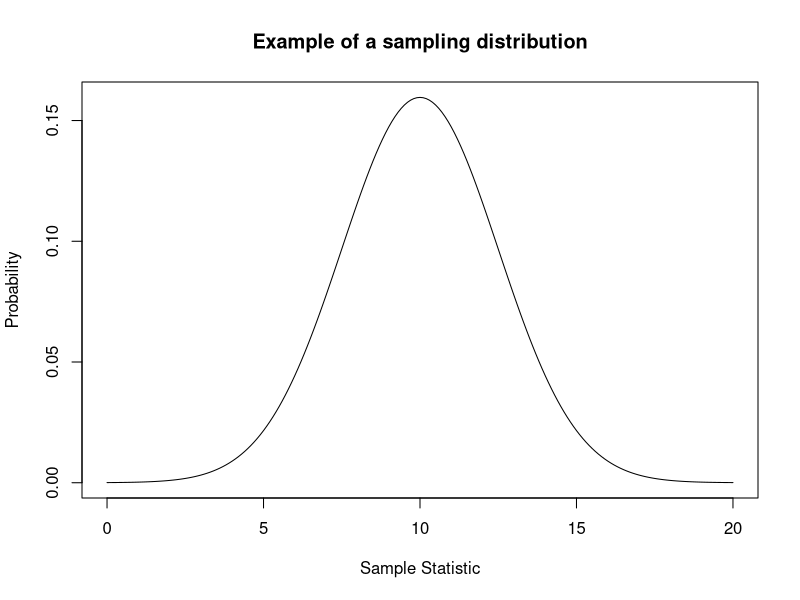
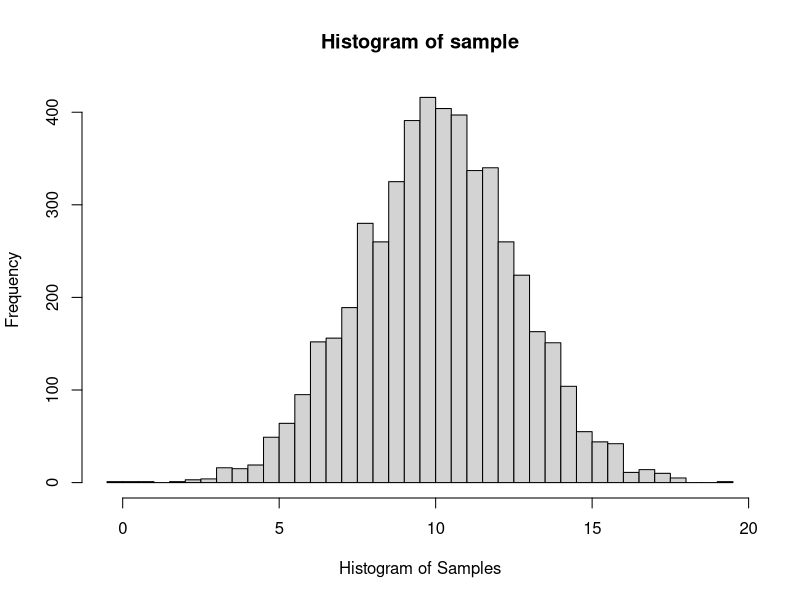
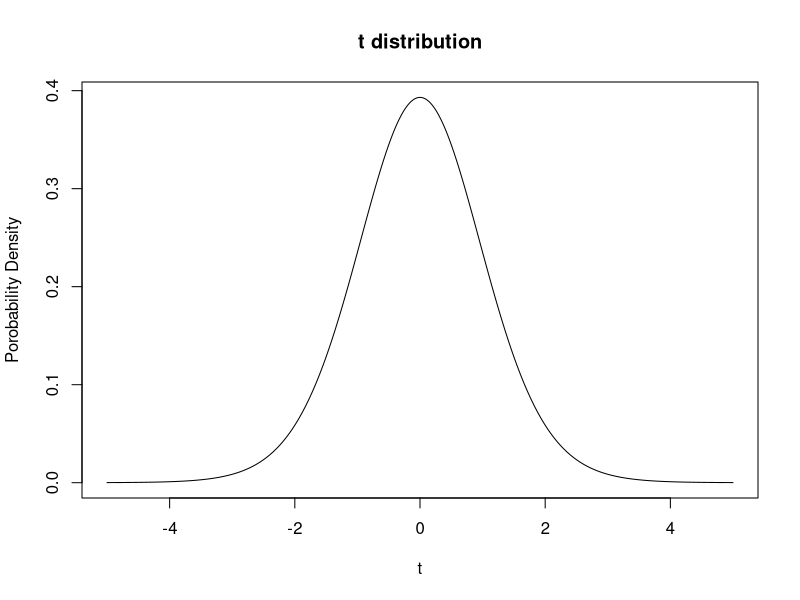
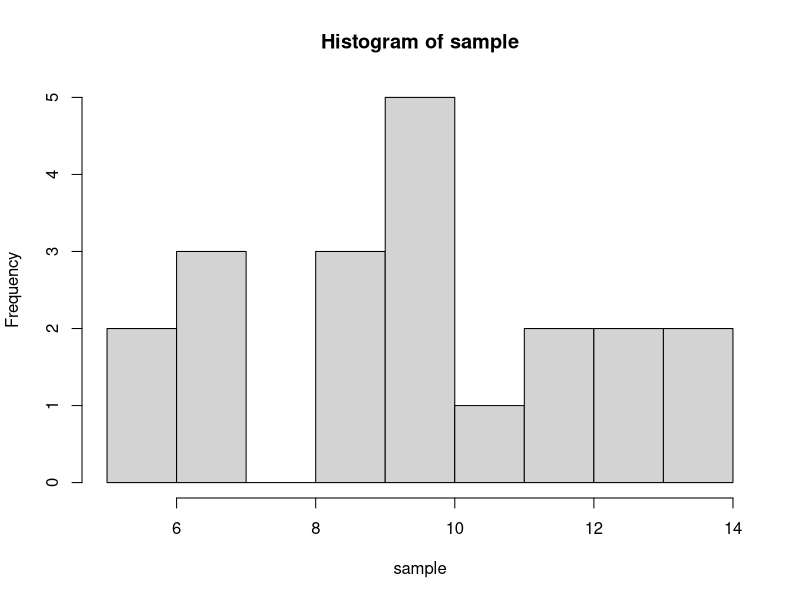
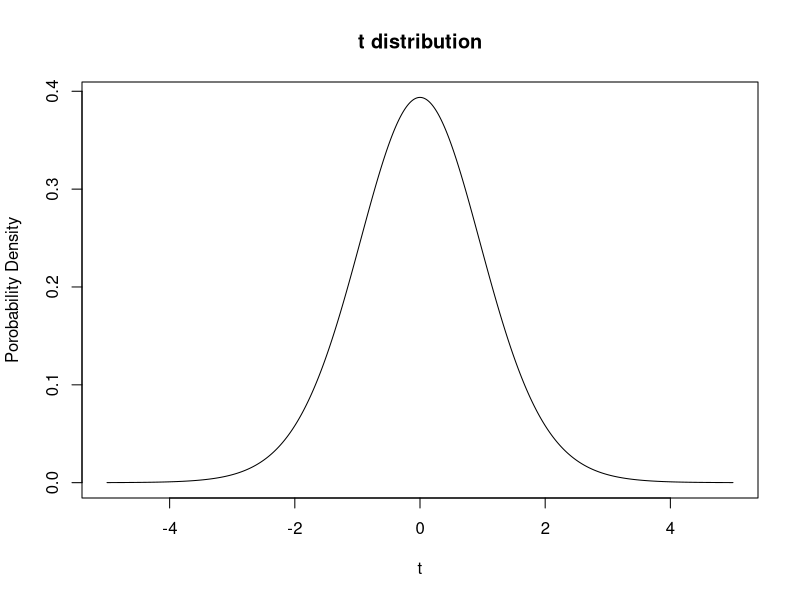
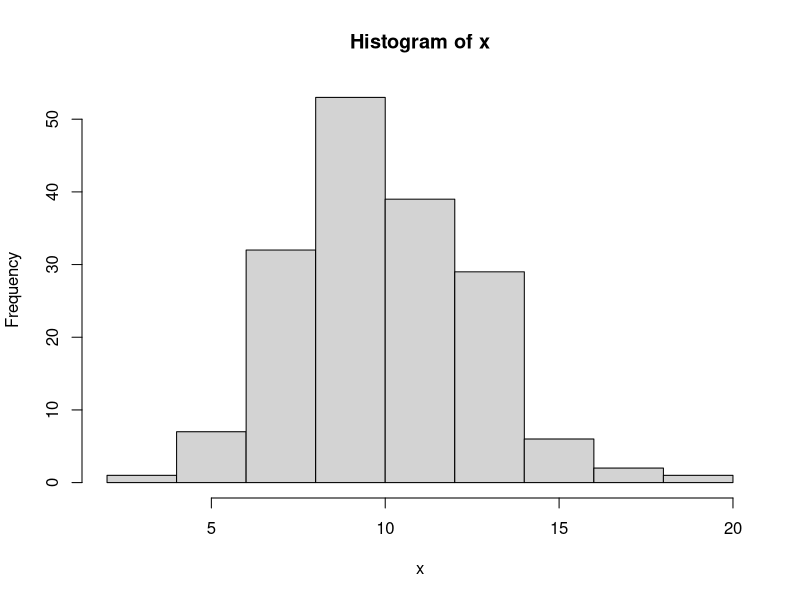
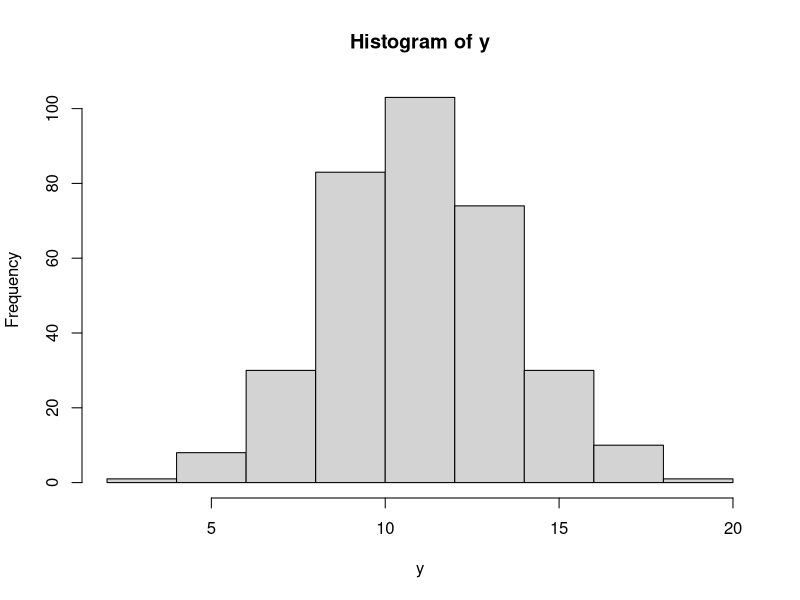
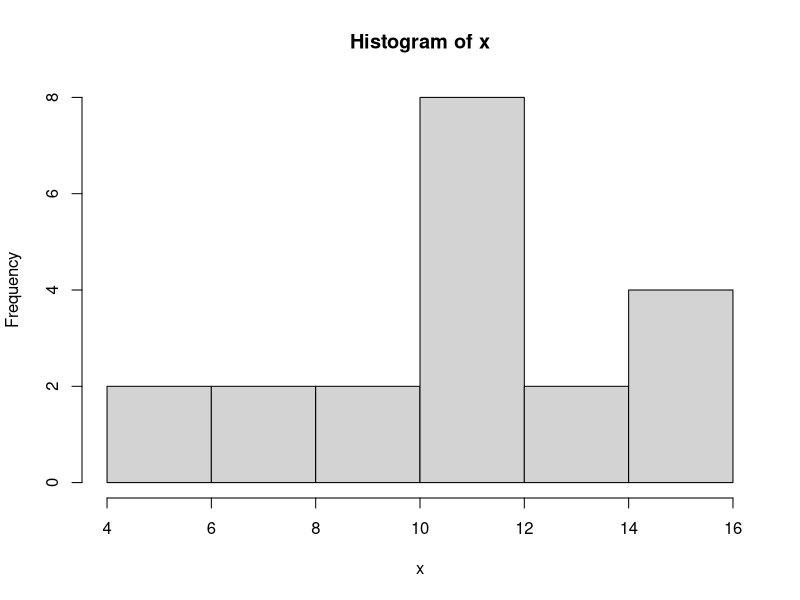

Generate these figures, in order, with R:
## ---- chunk 1
# lets create a super basic normal distribution to represent a sampling distribution.
# the mean of our distribution will be 10 and the standard deviation will be 2.5. 
x <- seq(0, 20, by = .1)
y <- dnorm(x, mean = 10, sd = 2.5)

# now we plot the distribution using plot(). 
plot(x,y,type='l', main="Example of a sampling distribution", ylab='Probability',
     xlab='Sample Statistic')

# Now lets draw a single sample from an identical sampling distribution using the rnorm function
# If you are not familiar with rnorm, try running help(rnorm) and see what comes up. The mean of our 
# sample will be 10 and the standard deviation will be 2.5 Store this sample in
# a variable called sample
help(rnorm)
sample = rnorm(1, mean=10, sd=2.5)
print(x)

#Now lets draw 5000 samples from an idential distribution and see what they look like using the 
#hist() function. Store these samples in a variable called "sample" again. Try help(hist) if stuck.
sample = rnorm(5000, mean=10, sd=2.5)
hist(sample, breaks=30, xlab="Histogram of Samples")
## ---- chunk 2
#What does our t distribution look like?
x=seq(-5,5,by=0.001)
tdistr=dt(x,17)
plot(x,tdistr,type="l",main="t distribution",xlab="t",ylab="Porobability Density") 

# Look at the plot, and then append the code below to your plot to create a rejection region. 
# + polygon(c(x[x>=1.73], max(x), 1.73), c(tdistr[x>=1.73], 0, 0), col="red") #


## ---- chunk 3
# First set the sample size we are going to use when we draw our sample. Let's do a sample size of 20 and
# call the variable n
n=20

# Create a sample to use via the rnorm command. Call this variable "sample".
# Give it a mean of 10 and a standard deviation of 2.5
# plot it in a histogram using hist()
sample=rnorm(n, mean=10, sd=2.5)

hist(sample)

#Quickly remake the t distribution, by copying the code we used last time. 
x=seq(-5,5,by=0.001)
tdistr=dt(x,n-1)
plot(x,tdistr,type="l",main="t distribution",xlab="t",ylab="Porobability Density")

# what's our t value and where is it on the distribution?  What do you predict for the result of
# the test?
obs_t=(mean(sample)-10)/(sd(sample)/sqrt(length(sample)))

# R's t test function is called t.test. run help(t.test) to get a feel for the function 

# do the t.test:
# remember, the mean of our null is 10 and we want to a right one-sdided (greater than) test
t.test(sample,mu=10,alternative="g")

# There are a lot of outputs, but for our purposes we want to focus on 
# the p-value. 
## ---- chunk 4
N_iter=20000
h_out=0
alpha=0.05
for (i in 1:N_iter){
  x=rnorm(n, mean=10, sd=2.5)
  p=t.test(x,mu=10,alternative="g")[["p.value"]]
  if (p < alpha){
  h_out=h_out+1
  }
  }
# So what's the rate of type I error?

h_out/N_iter

# It should be close to our significance level!  If H0 is true and we
# reject the Null we are out in the tail of distribution by chance.  And
# alpha is the probability of that!

# Ok that's all for now.  Go back to slides.
## ---- chunk 5
# first make 2 large samples using rnorm again. lets say 200 and 400 samples each. 
# Call the variables x and y.The mean of x will be 10 and the mean of y will be 11. 
# set the standard deviation to 2.5 
x=rnorm(170, mean=10, sd=2.5)
y=rnorm(340, mean=11, sd=2.5)

# Look at them using hist().

hist(x)
hist(y)

# very cute, but let's reduce the number of data points to make this a
# little more messy, I mean realistic. Lets do sample sizes of x = 20 and y = 40 (same sd).

x=rnorm(20, mean=10, sd= 2.5)
y=rnorm(40, mean=11, sd=2.5)

# Look at them.

hist(x)
hist(y)
## ---- chunk 6
# Here I made the variances equal.  In practice if we are using a two
# sample t test and allowing ourselves to assume equal variances then we
# compute what is called the pooled standard deviation.  

sp=((length(x)-1)*sd(x)^2+(length(y)-1)*sd(y)^2)/(length(x)+length(y)-2)
sp=sqrt(sp)

# and then we need to think about our H0 for a moment.

# let's say our H0 is that the population means are equal.  ie mu1=mu2.  So
# we can calculate our t statistic as follows:
  
obs_t=(mean(x)-mean(y))/sqrt((sp^2)/length(x)+(sp^2)/length(y))

# Now we need to think about our Ha.  Let's say we thought it might be the
# case that mean(x) < mean(y), That means our t stat would be out there in the left
# tail of the distribution.  Think about an extreme case where we would feel confident
# in saying mean(x) < mean(y).  Imagine mean(x) was 0 and
# mean(y) was 1000.  If the samples were large and xbar ~mean(x) and ybar ~mean(y) then
# tstat would be large and negative! This means to the left.

# ok so what does our t distribution look like?  Where does our observed
# value of t land?  What does that imply for our testing?

tdistr=dt(seq(-5,5,by=.1),length(x)+length(y)-2)
plot(seq(-5,5,by=.1),tdistr,type="l",main="t distribution, 2 samp test example",xlab="",ylab="")

# Ok now use the t.test to perform a two sample t-test. We do not need to set mu, intead we need to 
# input both samples into t.test(). We also need to specify that the variances of our samples are 
# equal and that we want a "left" or "lesser" t-test. 

t.test(x,y,var.equal=TRUE, alternative="l")
# Do the results of the t-test confirm your suspicions?

# Note the test can also be done without assuming the variances are equal

# In this case the t stat is a bit easier to calculate, just as we had in
# the presentation.  No pooled sd.  However this test is less accurate than 
# a testmade with the assumption of equal variances.
t.test(x,y,var.equal=FALSE, alternative="l")

# Due to this approximation the test stat is only approximately t
# distributed so you only get approximately alpha significance.

# back to slides for a moment
## ---- chunk 7
# ok we need two samples again. Let's call them x and y again. 
# set both sample sizes to 200 this time.set the mean of one of x to 10 and the mean of y to 11. 
# standard deviation for both is 2.5

x=rnorm(n, mean=10, sd=2.5)
y=rnorm(n, mean=11, sd=2.5)

# ok, so what are our diffs? does the order matter? In this case our HA is that mean(x)<mean(y), so we 
# are going to calculate the diffs as x-y with our expectation being that there will be a negative 
# difference if the null is false. 
  
the_diffs=x-y

# What's our H0.  Let's say it is that the means are equal again.

# what's our t stat?

obs_t=mean(the_diffs)/(sd(the_diffs)/sqrt(length(the_diffs)))

# what does our t distribution look like? Where is our observed t value?
# What's the likely outcome of our test?

tdistr=dt(seq(-5,5,by=.1),length(the_diffs)-1)
plot(seq(-5,5,by=.1),tdistr,type="l",main="t distribution, paired test example",xlab="",ylab="")

# What's our Ha?  Let's say that it is mean(x)<mean(y), so we need to look at a
# rejection region in the left tail of the distribution.

# ok do the test.  it's t.test again but this time we are going to specify that they are paired. 

t.test(x,y,paired=TRUE, alternative="l")
